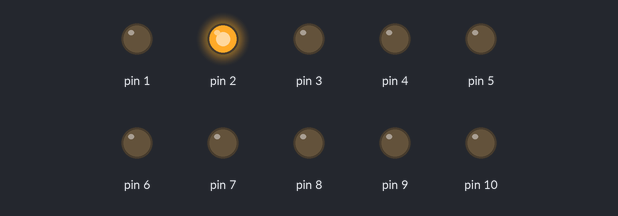
This sketch was run on a simulated Arduino Uno, built with avr-gcc and run on an emulated ATmega328P. Shown: output pins drawn as LEDs (lit = HIGH).

Above: at 0.2 s.
At 1.2 s:
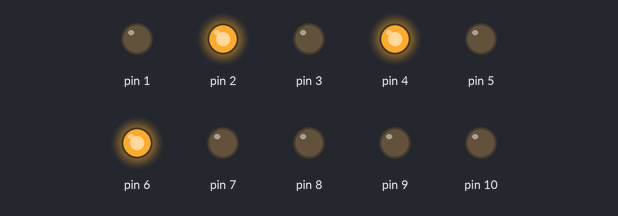
At 1.7 s:
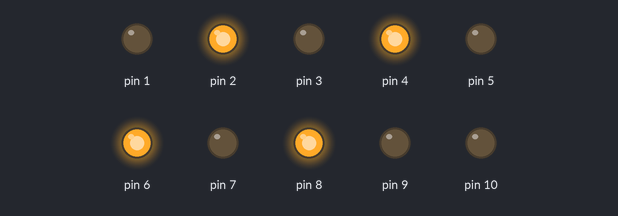
At 2.7 s:
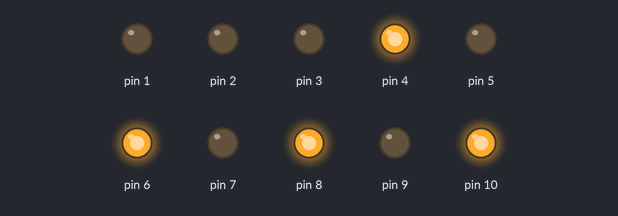
At 4.2 s:
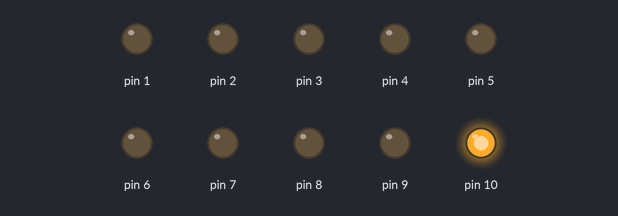
At 5.7 s:
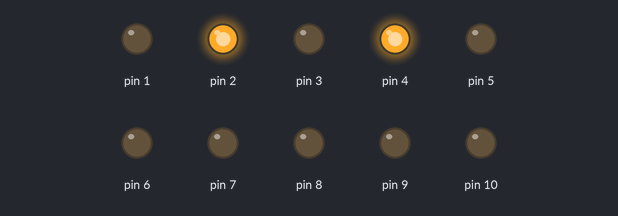
Timing chart, 0 to 6.5 s (numbered marks = the images above):
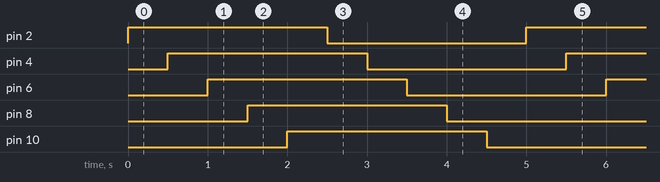

Measured:
- by itself, pin 2, pin 4, pin 6, pin 8, pin 10: alternates HIGH for 2.5 s and LOW for 2.5 s
- by itself, everything shown: repeats every 5.0 s, in 10 steps

The sketch:

efeitoLed5.ino
```cpp
int i;

void setup() {
  for(i = 1; i <=10; i++){
    pinMode(i,OUTPUT);
  }
}

void loop() {
  liga_leds();
  apagaLeds();
}

void liga_leds()
{
  for(i = 1; i <= 10; i++){
    if(i%2 == 0){
		digitalWrite(i,HIGH);
		delay(500);
	}
  }
}

void apagaLeds()
{
  for(i = 1; i <= 10; i++){
    if(i%2 == 0){
		digitalWrite(i,LOW);
		delay(500);
	}
  }
}
```
